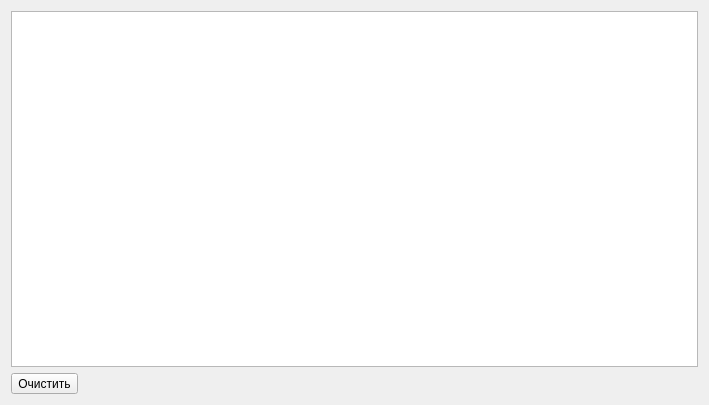
<?xml version="1.0" encoding="UTF-8"?>
<ui version="4.0">
 <class>FormLog</class>
 <widget class="QWidget" name="FormLog">
  <property name="geometry">
   <rect>
    <x>0</x>
    <y>0</y>
    <width>709</width>
    <height>405</height>
   </rect>
  </property>
  <property name="windowTitle">
   <string>Form</string>
  </property>
  <layout class="QGridLayout" name="gridLayout">
   <item row="0" column="0">
    <widget class="QTextBrowser" name="textBrowser_log"/>
   </item>
   <item row="1" column="0">
    <widget class="QToolButton" name="toolButton_clear">
     <property name="text">
      <string>Очистить</string>
     </property>
    </widget>
   </item>
  </layout>
 </widget>
 <resources/>
 <connections/>
</ui>
